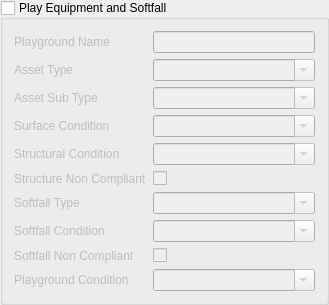
  <widget class="QGroupBox" name="Play_Equipment_Group">
   <property name="enabled">
    <bool>true</bool>
   </property>
   <property name="geometry">
    <rect>
     <x>9</x>
     <y>150</y>
     <width>268</width>
     <height>287</height>
    </rect>
   </property>
   <property name="title">
    <string>Play Equipment and Softfall</string>
   </property>
   <property name="checkable">
    <bool>true</bool>
   </property>
   <property name="checked">
    <bool>false</bool>
   </property>
   <layout class="QFormLayout" name="formLayout">
    <property name="fieldGrowthPolicy">
     <enum>QFormLayout::AllNonFixedFieldsGrow</enum>
    </property>
    <item row="0" column="0">
     <widget class="QLabel" name="label_38">
      <property name="text">
       <string>Playground Name</string>
      </property>
     </widget>
    </item>
    <item row="0" column="1">
     <widget class="QLineEdit" name="Playground_Name"/>
    </item>
    <item row="1" column="0">
     <widget class="QLabel" name="label_53">
      <property name="text">
       <string>Asset Type</string>
      </property>
     </widget>
    </item>
    <item row="1" column="1">
     <widget class="QComboBox" name="PE_Asset_Type">
      <property name="editable">
       <bool>true</bool>
      </property>
      <item>
       <property name="text">
        <string/>
       </property>
      </item>
      <item>
       <property name="text">
        <string>Combination Unit</string>
       </property>
      </item>
      <item>
       <property name="text">
        <string>Swings</string>
       </property>
      </item>
      <item>
       <property name="text">
        <string>Rocker</string>
       </property>
      </item>
      <item>
       <property name="text">
        <string>Climbing Frame</string>
       </property>
      </item>
      <item>
       <property name="text">
        <string>Flying Fox</string>
       </property>
      </item>
      <item>
       <property name="text">
        <string>tunnels</string>
       </property>
      </item>
      <item>
       <property name="text">
        <string>Exercise Equipment</string>
       </property>
      </item>
     </widget>
    </item>
    <item row="2" column="0">
     <widget class="QLabel" name="label_56">
      <property name="text">
       <string>Asset Sub Type</string>
      </property>
     </widget>
    </item>
    <item row="2" column="1">
     <widget class="QComboBox" name="PE_Asset_Sub_Type">
      <property name="editable">
       <bool>true</bool>
      </property>
      <item>
       <property name="text">
        <string/>
       </property>
      </item>
      <item>
       <property name="text">
        <string>Large</string>
       </property>
      </item>
      <item>
       <property name="text">
        <string>Medium</string>
       </property>
      </item>
      <item>
       <property name="text">
        <string>Small</string>
       </property>
      </item>
      <item>
       <property name="text">
        <string>Chain Swing - Double</string>
       </property>
      </item>
      <item>
       <property name="text">
        <string>Chain Swing - Single</string>
       </property>
      </item>
      <item>
       <property name="text">
        <string>Chain Swing - Four</string>
       </property>
      </item>
      <item>
       <property name="text">
        <string>Leslie Park Boat Swings</string>
       </property>
      </item>
      <item>
       <property name="text">
        <string>Birdnest Swing</string>
       </property>
      </item>
      <item>
       <property name="text">
        <string>climbing net - Leslie</string>
       </property>
      </item>
     </widget>
    </item>
    <item row="3" column="0">
     <widget class="QLabel" name="label_91">
      <property name="text">
       <string>Surface Condition</string>
      </property>
     </widget>
    </item>
    <item row="3" column="1">
     <widget class="QComboBox" name="PE_Surface_Condition">
      <property name="editable">
       <bool>true</bool>
      </property>
      <item>
       <property name="text">
        <string/>
       </property>
      </item>
      <item>
       <property name="text">
        <string>1</string>
       </property>
      </item>
      <item>
       <property name="text">
        <string>2</string>
       </property>
      </item>
      <item>
       <property name="text">
        <string>3</string>
       </property>
      </item>
      <item>
       <property name="text">
        <string>4</string>
       </property>
      </item>
      <item>
       <property name="text">
        <string>5</string>
       </property>
      </item>
     </widget>
    </item>
    <item row="4" column="0">
     <widget class="QLabel" name="label_92">
      <property name="text">
       <string>Structural Condition</string>
      </property>
     </widget>
    </item>
    <item row="4" column="1">
     <widget class="QComboBox" name="PE_Structural_Condition">
      <property name="editable">
       <bool>true</bool>
      </property>
      <item>
       <property name="text">
        <string/>
       </property>
      </item>
      <item>
       <property name="text">
        <string>1</string>
       </property>
      </item>
      <item>
       <property name="text">
        <string>2</string>
       </property>
      </item>
      <item>
       <property name="text">
        <string>3</string>
       </property>
      </item>
      <item>
       <property name="text">
        <string>4</string>
       </property>
      </item>
      <item>
       <property name="text">
        <string>5</string>
       </property>
      </item>
     </widget>
    </item>
    <item row="8" column="0">
     <widget class="QLabel" name="label_55">
      <property name="text">
       <string>Softfall Type</string>
      </property>
     </widget>
    </item>
    <item row="8" column="1">
     <widget class="QComboBox" name="Softfall_Type">
      <property name="editable">
       <bool>true</bool>
      </property>
      <item>
       <property name="text">
        <string/>
       </property>
      </item>
      <item>
       <property name="text">
        <string>rubber</string>
       </property>
      </item>
      <item>
       <property name="text">
        <string>artificial grass</string>
       </property>
      </item>
      <item>
       <property name="text">
        <string>Softfall bark</string>
       </property>
      </item>
      <item>
       <property name="text">
        <string>Sand</string>
       </property>
      </item>
     </widget>
    </item>
    <item row="9" column="0">
     <widget class="QLabel" name="label_71">
      <property name="text">
       <string>Softfall Condition</string>
      </property>
     </widget>
    </item>
    <item row="9" column="1">
     <widget class="QComboBox" name="Softfall_Surface_Condition">
      <property name="editable">
       <bool>true</bool>
      </property>
      <item>
       <property name="text">
        <string/>
       </property>
      </item>
      <item>
       <property name="text">
        <string>1</string>
       </property>
      </item>
      <item>
       <property name="text">
        <string>2</string>
       </property>
      </item>
      <item>
       <property name="text">
        <string>3</string>
       </property>
      </item>
      <item>
       <property name="text">
        <string>4</string>
       </property>
      </item>
      <item>
       <property name="text">
        <string>5</string>
       </property>
      </item>
     </widget>
    </item>
    <item row="10" column="1">
     <widget class="QCheckBox" name="Softfall_Compliance">
      <property name="text">
       <string/>
      </property>
     </widget>
    </item>
    <item row="11" column="0">
     <widget class="QLabel" name="label_66">
      <property name="text">
       <string>Playground Condition</string>
      </property>
     </widget>
    </item>
    <item row="11" column="1">
     <widget class="QComboBox" name="Overall_Playground_Condition">
      <property name="editable">
       <bool>true</bool>
      </property>
      <item>
       <property name="text">
        <string/>
       </property>
      </item>
      <item>
       <property name="text">
        <string>1</string>
       </property>
      </item>
      <item>
       <property name="text">
        <string>2</string>
       </property>
      </item>
      <item>
       <property name="text">
        <string>3</string>
       </property>
      </item>
      <item>
       <property name="text">
        <string>4</string>
       </property>
      </item>
      <item>
       <property name="text">
        <string>5</string>
       </property>
      </item>
     </widget>
    </item>
    <item row="6" column="1">
     <widget class="QCheckBox" name="PE_Structural_Compliance">
      <property name="layoutDirection">
       <enum>Qt::LeftToRight</enum>
      </property>
      <property name="text">
       <string/>
      </property>
     </widget>
    </item>
    <item row="6" column="0">
     <widget class="QLabel" name="label_2">
      <property name="text">
       <string>Structure Non Compliant</string>
      </property>
      <property name="buddy">
       <cstring>PE_Structural_Compliance</cstring>
      </property>
     </widget>
    </item>
    <item row="10" column="0">
     <widget class="QLabel" name="label_4">
      <property name="text">
       <string>Softfall Non Compliant</string>
      </property>
     </widget>
    </item>
   </layout>
  </widget>
